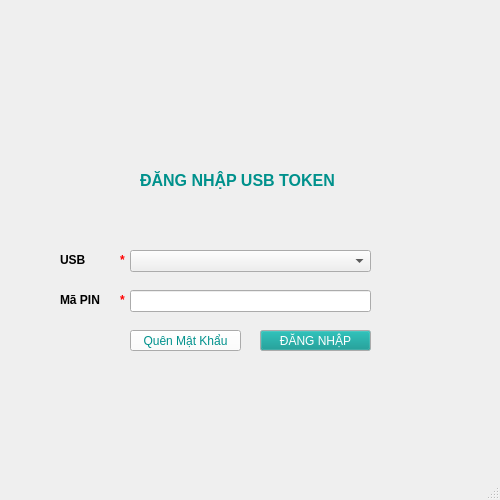
<?xml version="1.0" encoding="UTF-8"?>
<ui version="4.0">
 <class>LoginWindow</class>
 <widget class="QMainWindow" name="LoginWindow">
  <property name="geometry">
   <rect>
    <x>0</x>
    <y>0</y>
    <width>500</width>
    <height>500</height>
   </rect>
  </property>
  <property name="minimumSize">
   <size>
    <width>500</width>
    <height>500</height>
   </size>
  </property>
  <property name="maximumSize">
   <size>
    <width>500</width>
    <height>500</height>
   </size>
  </property>
  <property name="palette">
   <palette>
    <active>
     <colorrole role="Text">
      <brush brushstyle="SolidPattern">
       <color alpha="255">
        <red>0</red>
        <green>170</green>
        <blue>127</blue>
       </color>
      </brush>
     </colorrole>
     <colorrole role="ButtonText">
      <brush brushstyle="SolidPattern">
       <color alpha="255">
        <red>0</red>
        <green>170</green>
        <blue>127</blue>
       </color>
      </brush>
     </colorrole>
    </active>
    <inactive>
     <colorrole role="Text">
      <brush brushstyle="SolidPattern">
       <color alpha="255">
        <red>0</red>
        <green>170</green>
        <blue>127</blue>
       </color>
      </brush>
     </colorrole>
     <colorrole role="ButtonText">
      <brush brushstyle="SolidPattern">
       <color alpha="255">
        <red>0</red>
        <green>170</green>
        <blue>127</blue>
       </color>
      </brush>
     </colorrole>
    </inactive>
    <disabled>
     <colorrole role="Text">
      <brush brushstyle="SolidPattern">
       <color alpha="255">
        <red>190</red>
        <green>190</green>
        <blue>190</blue>
       </color>
      </brush>
     </colorrole>
     <colorrole role="ButtonText">
      <brush brushstyle="SolidPattern">
       <color alpha="255">
        <red>190</red>
        <green>190</green>
        <blue>190</blue>
       </color>
      </brush>
     </colorrole>
    </disabled>
   </palette>
  </property>
  <property name="windowTitle">
   <string>Viettel - CA Customer Information Tool v1.0</string>
  </property>
  <property name="windowIcon">
   <iconset>
    <normaloff>images/ms_icon32.png</normaloff>images/ms_icon32.png</iconset>
  </property>
  <widget class="QWidget" name="centralWidget">
   <widget class="QLabel" name="label_Logo">
    <property name="geometry">
     <rect>
      <x>180</x>
      <y>80</y>
      <width>131</width>
      <height>71</height>
     </rect>
    </property>
    <property name="frameShape">
     <enum>QFrame::NoFrame</enum>
    </property>
    <property name="text">
     <string>&lt;html&gt;&lt;head/&gt;&lt;body&gt;&lt;p&gt;&lt;img src=&quot;:/images/ms_icon32.png&quot;/&gt;&lt;/p&gt;&lt;/body&gt;&lt;/html&gt;</string>
    </property>
   </widget>
   <widget class="QComboBox" name="comboBox_USB">
    <property name="geometry">
     <rect>
      <x>130</x>
      <y>250</y>
      <width>241</width>
      <height>22</height>
     </rect>
    </property>
    <property name="palette">
     <palette>
      <active>
       <colorrole role="Text">
        <brush brushstyle="SolidPattern">
         <color alpha="255">
          <red>0</red>
          <green>0</green>
          <blue>0</blue>
         </color>
        </brush>
       </colorrole>
       <colorrole role="ButtonText">
        <brush brushstyle="SolidPattern">
         <color alpha="255">
          <red>0</red>
          <green>0</green>
          <blue>0</blue>
         </color>
        </brush>
       </colorrole>
      </active>
      <inactive>
       <colorrole role="Text">
        <brush brushstyle="SolidPattern">
         <color alpha="255">
          <red>0</red>
          <green>0</green>
          <blue>0</blue>
         </color>
        </brush>
       </colorrole>
       <colorrole role="ButtonText">
        <brush brushstyle="SolidPattern">
         <color alpha="255">
          <red>0</red>
          <green>0</green>
          <blue>0</blue>
         </color>
        </brush>
       </colorrole>
      </inactive>
      <disabled>
       <colorrole role="Text">
        <brush brushstyle="SolidPattern">
         <color alpha="255">
          <red>190</red>
          <green>190</green>
          <blue>190</blue>
         </color>
        </brush>
       </colorrole>
       <colorrole role="ButtonText">
        <brush brushstyle="SolidPattern">
         <color alpha="255">
          <red>190</red>
          <green>190</green>
          <blue>190</blue>
         </color>
        </brush>
       </colorrole>
      </disabled>
     </palette>
    </property>
   </widget>
   <widget class="QLabel" name="label_USB">
    <property name="geometry">
     <rect>
      <x>60</x>
      <y>250</y>
      <width>31</width>
      <height>20</height>
     </rect>
    </property>
    <property name="text">
     <string>&lt;html&gt;&lt;head/&gt;&lt;body&gt;&lt;p&gt;&lt;span style=&quot; font-weight:600;&quot;&gt;USB&lt;/span&gt;&lt;/p&gt;&lt;/body&gt;&lt;/html&gt;</string>
    </property>
   </widget>
   <widget class="QPushButton" name="pushButton_Reset">
    <property name="geometry">
     <rect>
      <x>380</x>
      <y>250</y>
      <width>21</width>
      <height>21</height>
     </rect>
    </property>
    <property name="text">
     <string/>
    </property>
    <property name="icon">
     <iconset>
      <normalon>:/images/refresh_grey_36x36.png</normalon>
     </iconset>
    </property>
    <property name="iconSize">
     <size>
      <width>24</width>
      <height>24</height>
     </size>
    </property>
    <property name="flat">
     <bool>true</bool>
    </property>
   </widget>
   <widget class="QLabel" name="label_PIN">
    <property name="geometry">
     <rect>
      <x>60</x>
      <y>290</y>
      <width>51</width>
      <height>20</height>
     </rect>
    </property>
    <property name="text">
     <string>&lt;html&gt;&lt;head/&gt;&lt;body&gt;&lt;p&gt;&lt;span style=&quot; font-weight:600;&quot;&gt;Mã PIN&lt;/span&gt;&lt;/p&gt;&lt;/body&gt;&lt;/html&gt;</string>
    </property>
   </widget>
   <widget class="QLineEdit" name="lineEdit_PIN">
    <property name="geometry">
     <rect>
      <x>130</x>
      <y>290</y>
      <width>241</width>
      <height>22</height>
     </rect>
    </property>
   </widget>
   <widget class="QPushButton" name="pushButton_Forget">
    <property name="geometry">
     <rect>
      <x>130</x>
      <y>330</y>
      <width>111</width>
      <height>21</height>
     </rect>
    </property>
    <property name="palette">
     <palette>
      <active>
       <colorrole role="WindowText">
        <brush brushstyle="SolidPattern">
         <color alpha="255">
          <red>0</red>
          <green>145</green>
          <blue>140</blue>
         </color>
        </brush>
       </colorrole>
       <colorrole role="Button">
        <brush brushstyle="SolidPattern">
         <color alpha="255">
          <red>255</red>
          <green>255</green>
          <blue>255</blue>
         </color>
        </brush>
       </colorrole>
       <colorrole role="Text">
        <brush brushstyle="SolidPattern">
         <color alpha="255">
          <red>0</red>
          <green>145</green>
          <blue>140</blue>
         </color>
        </brush>
       </colorrole>
       <colorrole role="ButtonText">
        <brush brushstyle="SolidPattern">
         <color alpha="255">
          <red>0</red>
          <green>145</green>
          <blue>140</blue>
         </color>
        </brush>
       </colorrole>
      </active>
      <inactive>
       <colorrole role="WindowText">
        <brush brushstyle="SolidPattern">
         <color alpha="255">
          <red>0</red>
          <green>145</green>
          <blue>140</blue>
         </color>
        </brush>
       </colorrole>
       <colorrole role="Button">
        <brush brushstyle="SolidPattern">
         <color alpha="255">
          <red>255</red>
          <green>255</green>
          <blue>255</blue>
         </color>
        </brush>
       </colorrole>
       <colorrole role="Text">
        <brush brushstyle="SolidPattern">
         <color alpha="255">
          <red>0</red>
          <green>145</green>
          <blue>140</blue>
         </color>
        </brush>
       </colorrole>
       <colorrole role="ButtonText">
        <brush brushstyle="SolidPattern">
         <color alpha="255">
          <red>0</red>
          <green>145</green>
          <blue>140</blue>
         </color>
        </brush>
       </colorrole>
      </inactive>
      <disabled>
       <colorrole role="WindowText">
        <brush brushstyle="SolidPattern">
         <color alpha="255">
          <red>190</red>
          <green>190</green>
          <blue>190</blue>
         </color>
        </brush>
       </colorrole>
       <colorrole role="Button">
        <brush brushstyle="SolidPattern">
         <color alpha="255">
          <red>255</red>
          <green>255</green>
          <blue>255</blue>
         </color>
        </brush>
       </colorrole>
       <colorrole role="Text">
        <brush brushstyle="SolidPattern">
         <color alpha="255">
          <red>0</red>
          <green>170</green>
          <blue>127</blue>
         </color>
        </brush>
       </colorrole>
       <colorrole role="ButtonText">
        <brush brushstyle="SolidPattern">
         <color alpha="255">
          <red>190</red>
          <green>190</green>
          <blue>190</blue>
         </color>
        </brush>
       </colorrole>
      </disabled>
     </palette>
    </property>
    <property name="font">
     <font>
      <weight>50</weight>
      <bold>false</bold>
     </font>
    </property>
    <property name="autoFillBackground">
     <bool>false</bool>
    </property>
    <property name="text">
     <string notr="true">Quên Mật Khẩu</string>
    </property>
   </widget>
   <widget class="QPushButton" name="pushButton_Login">
    <property name="geometry">
     <rect>
      <x>260</x>
      <y>330</y>
      <width>111</width>
      <height>21</height>
     </rect>
    </property>
    <property name="palette">
     <palette>
      <active>
       <colorrole role="WindowText">
        <brush brushstyle="SolidPattern">
         <color alpha="255">
          <red>255</red>
          <green>255</green>
          <blue>255</blue>
         </color>
        </brush>
       </colorrole>
       <colorrole role="Button">
        <brush brushstyle="SolidPattern">
         <color alpha="255">
          <red>0</red>
          <green>145</green>
          <blue>140</blue>
         </color>
        </brush>
       </colorrole>
       <colorrole role="Text">
        <brush brushstyle="SolidPattern">
         <color alpha="255">
          <red>255</red>
          <green>255</green>
          <blue>255</blue>
         </color>
        </brush>
       </colorrole>
       <colorrole role="ButtonText">
        <brush brushstyle="SolidPattern">
         <color alpha="255">
          <red>255</red>
          <green>255</green>
          <blue>255</blue>
         </color>
        </brush>
       </colorrole>
      </active>
      <inactive>
       <colorrole role="WindowText">
        <brush brushstyle="SolidPattern">
         <color alpha="255">
          <red>255</red>
          <green>255</green>
          <blue>255</blue>
         </color>
        </brush>
       </colorrole>
       <colorrole role="Button">
        <brush brushstyle="SolidPattern">
         <color alpha="255">
          <red>0</red>
          <green>145</green>
          <blue>140</blue>
         </color>
        </brush>
       </colorrole>
       <colorrole role="Text">
        <brush brushstyle="SolidPattern">
         <color alpha="255">
          <red>255</red>
          <green>255</green>
          <blue>255</blue>
         </color>
        </brush>
       </colorrole>
       <colorrole role="ButtonText">
        <brush brushstyle="SolidPattern">
         <color alpha="255">
          <red>255</red>
          <green>255</green>
          <blue>255</blue>
         </color>
        </brush>
       </colorrole>
      </inactive>
      <disabled>
       <colorrole role="WindowText">
        <brush brushstyle="SolidPattern">
         <color alpha="255">
          <red>190</red>
          <green>190</green>
          <blue>190</blue>
         </color>
        </brush>
       </colorrole>
       <colorrole role="Button">
        <brush brushstyle="SolidPattern">
         <color alpha="255">
          <red>0</red>
          <green>145</green>
          <blue>140</blue>
         </color>
        </brush>
       </colorrole>
       <colorrole role="Text">
        <brush brushstyle="SolidPattern">
         <color alpha="255">
          <red>190</red>
          <green>190</green>
          <blue>190</blue>
         </color>
        </brush>
       </colorrole>
       <colorrole role="ButtonText">
        <brush brushstyle="SolidPattern">
         <color alpha="255">
          <red>190</red>
          <green>190</green>
          <blue>190</blue>
         </color>
        </brush>
       </colorrole>
      </disabled>
     </palette>
    </property>
    <property name="font">
     <font>
      <weight>50</weight>
      <bold>false</bold>
     </font>
    </property>
    <property name="styleSheet">
     <string notr="true"/>
    </property>
    <property name="text">
     <string>ĐĂNG NHẬP</string>
    </property>
   </widget>
   <widget class="QLabel" name="label_HaveUSB">
    <property name="geometry">
     <rect>
      <x>120</x>
      <y>250</y>
      <width>16</width>
      <height>21</height>
     </rect>
    </property>
    <property name="text">
     <string>&lt;html&gt;&lt;head/&gt;&lt;body&gt;&lt;p&gt;&lt;span style=&quot; font-weight:600; color:#ff0000;&quot;&gt;*&lt;/span&gt;&lt;/p&gt;&lt;/body&gt;&lt;/html&gt;</string>
    </property>
   </widget>
   <widget class="QLabel" name="label_HavePIN">
    <property name="geometry">
     <rect>
      <x>120</x>
      <y>290</y>
      <width>16</width>
      <height>21</height>
     </rect>
    </property>
    <property name="text">
     <string>&lt;html&gt;&lt;head/&gt;&lt;body&gt;&lt;p&gt;&lt;span style=&quot; font-weight:600; color:#ff0000;&quot;&gt;*&lt;/span&gt;&lt;/p&gt;&lt;/body&gt;&lt;/html&gt;</string>
    </property>
   </widget>
   <widget class="QLabel" name="label_HavePIN_2">
    <property name="geometry">
     <rect>
      <x>140</x>
      <y>170</y>
      <width>221</width>
      <height>21</height>
     </rect>
    </property>
    <property name="text">
     <string>&lt;html&gt;&lt;head/&gt;&lt;body&gt;&lt;p&gt;&lt;span style=&quot; font-size:12pt; font-weight:600; color:#00918c;&quot;&gt;ĐĂNG NHẬP USB TOKEN&lt;/span&gt;&lt;/p&gt;&lt;/body&gt;&lt;/html&gt;</string>
    </property>
   </widget>
  </widget>
  <widget class="QStatusBar" name="statusBar"/>
 </widget>
 <layoutdefault spacing="6" margin="11"/>
 <resources/>
 <connections/>
</ui>
